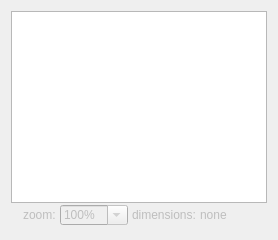
         <widget class="QWidget" name="verticalLayoutWidget">
          <layout class="QVBoxLayout" name="verticalLayout_30">
           <property name="spacing">
            <number>0</number>
           </property>
           <item>
            <widget class="GraphicsView" name="graphicsView">
             <property name="focusPolicy">
              <enum>Qt::FocusPolicy::NoFocus</enum>
             </property>
             <property name="verticalScrollBarPolicy">
              <enum>Qt::ScrollBarPolicy::ScrollBarAsNeeded</enum>
             </property>
             <property name="horizontalScrollBarPolicy">
              <enum>Qt::ScrollBarPolicy::ScrollBarAsNeeded</enum>
             </property>
            </widget>
           </item>
           <item>
            <widget class="QWidget" name="statusBarWidget" native="true">
             <property name="enabled">
              <bool>false</bool>
             </property>
             <property name="minimumSize">
              <size>
               <width>0</width>
               <height>26</height>
              </size>
             </property>
             <property name="maximumSize">
              <size>
               <width>16777215</width>
               <height>26</height>
              </size>
             </property>
             <layout class="QGridLayout" name="gridLayout_50">
              <property name="leftMargin">
               <number>12</number>
              </property>
              <property name="topMargin">
               <number>0</number>
              </property>
              <property name="rightMargin">
               <number>0</number>
              </property>
              <property name="bottomMargin">
               <number>2</number>
              </property>
              <property name="spacing">
               <number>0</number>
              </property>
              <item row="0" column="0">
               <layout class="QHBoxLayout" name="horizontalLayout_9">
                <property name="spacing">
                 <number>4</number>
                </property>
                <item>
                 <widget class="QLabel" name="label_42">
                  <property name="text">
                   <string>zoom:</string>
                  </property>
                 </widget>
                </item>
                <item>
                 <widget class="EditComboBox" name="zoomLevelCombo">
                  <property name="enabled">
                   <bool>true</bool>
                  </property>
                  <property name="minimumSize">
                   <size>
                    <width>68</width>
                    <height>20</height>
                   </size>
                  </property>
                  <property name="maximumSize">
                   <size>
                    <width>68</width>
                    <height>20</height>
                   </size>
                  </property>
                  <property name="baseSize">
                   <size>
                    <width>0</width>
                    <height>20</height>
                   </size>
                  </property>
                  <property name="focusPolicy">
                   <enum>Qt::FocusPolicy::NoFocus</enum>
                  </property>
                  <property name="editable">
                   <bool>true</bool>
                  </property>
                  <property name="currentIndex">
                   <number>1</number>
                  </property>
                  <property name="insertPolicy">
                   <enum>QComboBox::InsertPolicy::NoInsert</enum>
                  </property>
                  <item>
                   <property name="text">
                    <string>50%</string>
                   </property>
                  </item>
                  <item>
                   <property name="text">
                    <string>100%</string>
                   </property>
                  </item>
                  <item>
                   <property name="text">
                    <string>200%</string>
                   </property>
                  </item>
                  <item>
                   <property name="text">
                    <string>300%</string>
                   </property>
                  </item>
                  <item>
                   <property name="text">
                    <string>400%</string>
                   </property>
                  </item>
                  <item>
                   <property name="text">
                    <string>500%</string>
                   </property>
                  </item>
                 </widget>
                </item>
                <item>
                 <widget class="QLabel" name="label_46">
                  <property name="text">
                   <string>dimensions:</string>
                  </property>
                 </widget>
                </item>
                <item>
                 <widget class="QLabel" name="resolutionLabel">
                  <property name="minimumSize">
                   <size>
                    <width>20</width>
                    <height>0</height>
                   </size>
                  </property>
                  <property name="text">
                   <string>none</string>
                  </property>
                 </widget>
                </item>
                <item>
                 <spacer name="horizontalSpacer_10">
                  <property name="orientation">
                   <enum>Qt::Orientation::Horizontal</enum>
                  </property>
                  <property name="sizeHint" stdset="0">
                   <size>
                    <width>40</width>
                    <height>20</height>
                   </size>
                  </property>
                 </spacer>
                </item>
               </layout>
              </item>
             </layout>
            </widget>
           </item>
          </layout>
         </widget>
